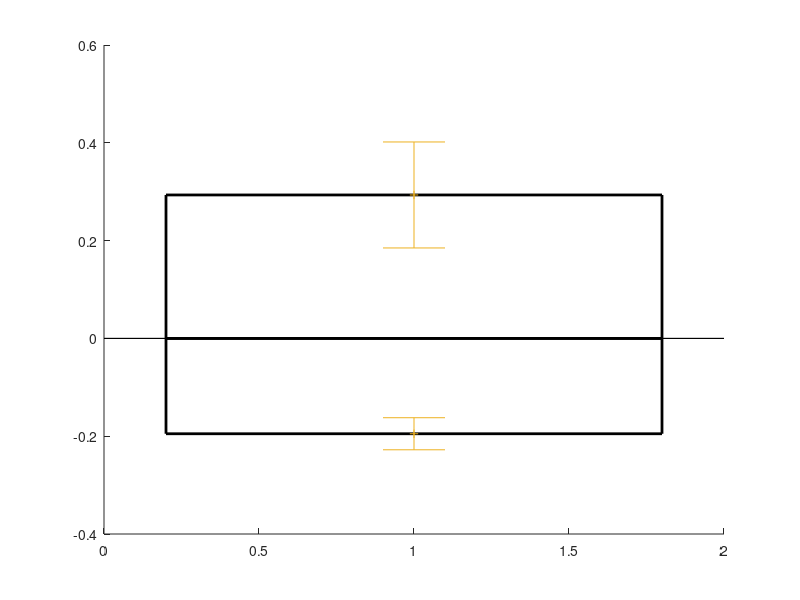

Write MATLAB code to recreate this figure. (Note: this script raises an error after producing the figure.)
function CCG_effect_size
%CCG_EFFECT_SIZE   Relative effect size for cross-correlograms.
%   CCG_EFFECT_SIZE quantifies negative/positive peak value (min/max) in
%   the -4 to +4 ms window relative to the average count outside this
%   window (ratio).
%
%   See also SOM_CCG_CONF_FILTER and CCG_EFFECT_SIZE2.

% Effect size for PV-PV
pv_exc = [1.51 1.18 1.19] - 1;   % excitation
pv_inh = [0.72 0.84 0.87 0.79] - 1;   % inhibition

% Effect size for PV-NT
pvnt_exc = [2.08 7.11 1.38 1.26 1.25 1.11 1.32 1.16 1.15 2.63 1.83 1.28 3.19 ...
    1.13 1.39 1.30 1.11 1.30 1.13 1.17 1.17 2.37 1.15 1.20 1.09 1.14 1.62 ...
    1.31 1.30 1.62 1.56 1.49 2.38] - 1;   % excitation
pvnt_inh = [0.73 0.53 0.62 0.83 0.85 0.74 0.69 0.81 0.82 0.67 0.03 0.44 0.32 ...
    0.05 0.77 0.02 0.44 0.88] - 1;   % inhibition

% Effect size for SOM-NT
somnt_exc = [2.61 3.41 1.15 1.32 3.22 1.72 3.49 3.23 6.59 1.17 1.38 3.59 ...
    6.09 2.19 2.07] - 1;   % excitation
somnt_inh = [0.42 0.46] - 1;   % inhibition

% Plot bar graph with mean and SE
figure
hold on
bar(1,mean(pv_exc),'FaceColor','w','EdgeColor',[0 0 0],'LineWidth',2)  % PV-PV, excitation
bar(1,mean(pv_inh),'FaceColor','w','EdgeColor',[0 0 0],'LineWidth',2)  % PV-PV, inhibition
E = errorbar([1 1],[mean(pv_exc) mean(pv_inh)],...
    [std(pv_exc)/sqrt(length(pv_exc)) std(pv_inh)/sqrt(length(pv_inh))],...
    '+','Color',[0 0 0],'LineWidth',2);   % SE
errorbar_tick(E,0)   % eliminate horizontal line from errorbar

bar(2,mean(pvnt_exc),'FaceColor','w','EdgeColor',[0 0 0],'LineWidth',2)  % PV-NT, excitation
bar(2,mean(pvnt_inh),'FaceColor','w','EdgeColor',[0 0 0],'LineWidth',2)  % PV-NT, inhibition
E = errorbar([2 2],[mean(pvnt_exc) mean(pvnt_inh)],...
    [std(pvnt_exc)/sqrt(length(pvnt_exc)) std(pvnt_inh)/sqrt(length(pvnt_inh))],...
    '+','Color',[0 0 0],'LineWidth',2);   % SE
errorbar_tick(E,0)   % eliminate horizontal line from errorbar

bar(3,mean(somnt_exc),'FaceColor','w','EdgeColor',[0 0 0],'LineWidth',2)  % SOM-NT, excitation
bar(3,mean(somnt_inh),'FaceColor','w','EdgeColor',[0 0 0],'LineWidth',2)  % SOM-NT, inhibition
E = errorbar([3 3],[mean(somnt_exc) mean(somnt_inh)],...
    [std(somnt_exc)/sqrt(length(somnt_exc)) std(somnt_inh)/sqrt(length(somnt_inh))],...
    '+','Color',[0 0 0],'LineWidth',2);   % SE
errorbar_tick(E,0)   % eliminate horizontal line from errorbar

% keyboard

% Plot bar graph with median and IQR
figure
hold on
bar(1,median(pv_exc),'FaceColor','w','EdgeColor',[0 0 0],'LineWidth',2)  % PV-PV, excitation
bar(1,median(pv_inh),'FaceColor','w','EdgeColor',[0 0 0],'LineWidth',2)  % PV-PV, inhibition
E = errorbar([1 1],[median(pv_exc) median(pv_inh)],...
    [prctile(pv_exc,25) prctile(pv_inh,25)],...
    [prctile(pv_exc,75) prctile(pv_inh,75)],...
    '+','Color',[0 0 0],'LineWidth',2);   % IQR
errorbar_tick(E,0)   % eliminate horizontal line from errorbar

bar(2,median(pvnt_exc),'FaceColor','w','EdgeColor',[0 0 0],'LineWidth',2)  % PV-NT, excitation
bar(2,median(pvnt_inh),'FaceColor','w','EdgeColor',[0 0 0],'LineWidth',2)  % PV-NT, inhibition
E = errorbar([2 2],[median(pvnt_exc) median(pvnt_inh)],...
    [prctile(pvnt_exc,25) prctile(pvnt_inh,25)],...
    [prctile(pvnt_exc,75) prctile(pvnt_inh,75)],...
    '+','Color',[0 0 0],'LineWidth',2);   % IQR
errorbar_tick(E,0)   % eliminate horizontal line from errorbar

bar(3,median(somnt_exc),'FaceColor','w','EdgeColor',[0 0 0],'LineWidth',2)  % SOM-NT, excitation
bar(3,median(somnt_inh),'FaceColor','w','EdgeColor',[0 0 0],'LineWidth',2)  % SOM-NT, inhibition
E = errorbar([3 3],[median(somnt_exc) median(somnt_inh)],...
    [prctile(somnt_exc,25) prctile(somnt_inh,25)],...
    [prctile(somnt_exc,75) prctile(somnt_inh,75)],...
    '+','Color',[0 0 0],'LineWidth',2);   % IQR
errorbar_tick(E,0)   % eliminate horizontal line from errorbar

keyboard
